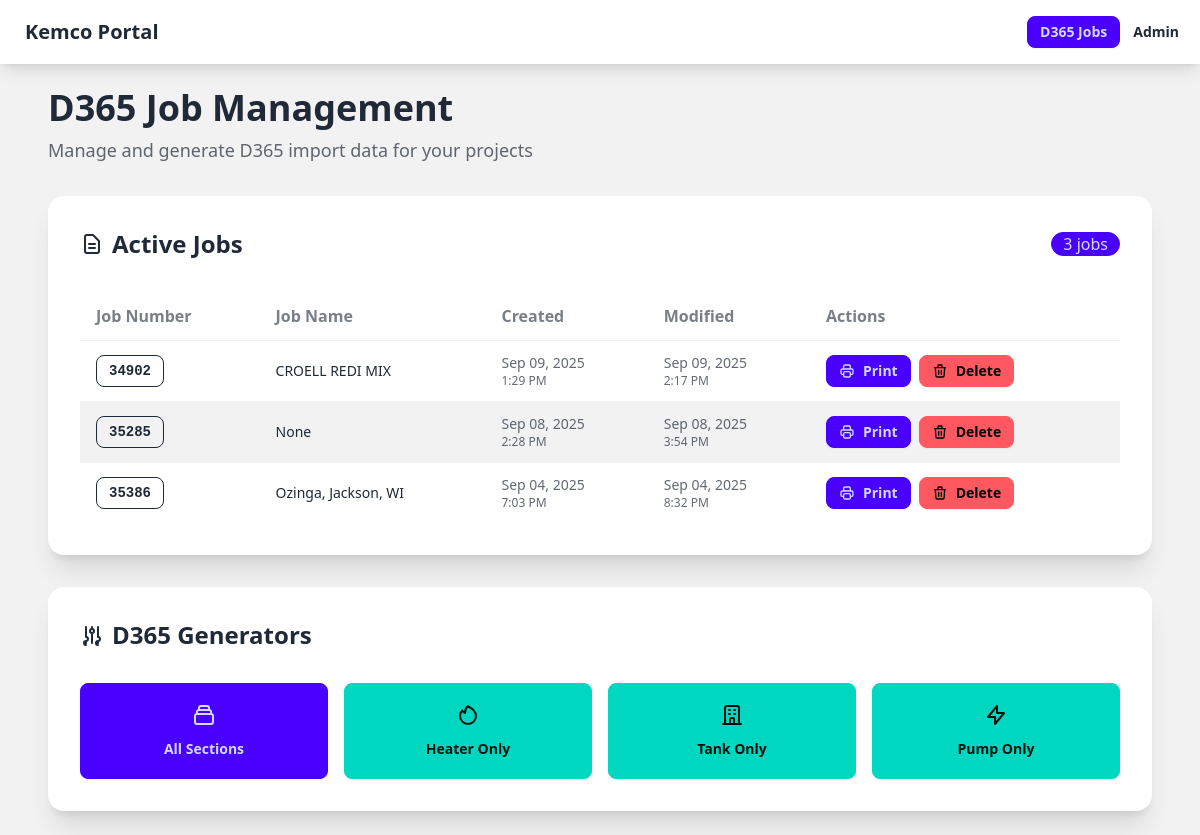
Page /d365/ (signed in) on the earlier database version.
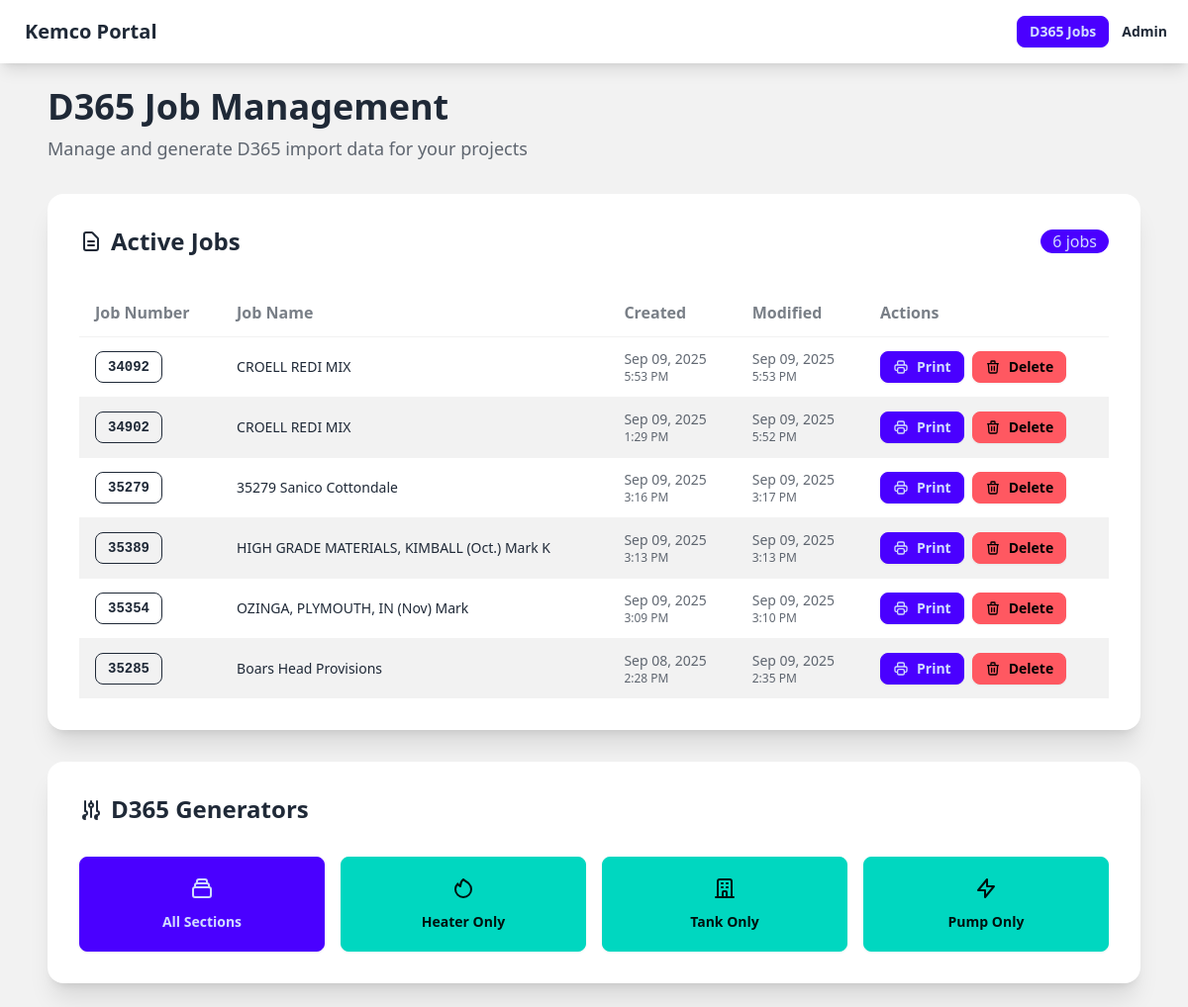
Same page on the later database version.
### d365/models.py (models this page shows, shortened)
class D365Job(models.Model):
    job_number = models.CharField(max_length=64, unique=True)
    job_name = models.CharField(max_length=255, blank=True, null=True)
    created_at = models.DateTimeField(default=timezone.now)
    updated_at = models.DateTimeField(auto_now=True)

### d365/views.py (the view)
# urls.py: path('', views.d365_home, name='d365_home'),
@login_required
def d365_home(request: HttpRequest) -> HttpResponse:
    jobs = D365Job.objects.order_by('-updated_at')[:50]
    return render(request, 'd365/index.html', {
        'jobs': jobs,
    })

### templates/d365/index.html (shortened to what this page needs)
<!DOCTYPE html>
<html lang="en" data-theme="light">
<head>
    <script src="https://cdn.tailwindcss.com"></script>
    <link href="https://cdn.jsdelivr.net/npm/daisyui@4.12.10/dist/full.min.css" rel="stylesheet" type="text/css" />
</head>
<body class="min-h-screen bg-base-200">
    {% include 'includes/navbar.html' %}
    <div class="container mx-auto p-6 max-w-6xl">
        <div class="mb-8">
            <h1 class="text-4xl font-bold text-base-content mb-2">D365 Job Management</h1>
            <p class="text-base-content/70 text-lg">Manage and generate D365 import data for your projects</p>
        </div>
        <div class="card bg-base-100 shadow-xl mb-8">
            <div class="card-body">
                <div class="flex items-center justify-between mb-6">
                    <h2 class="card-title text-2xl">
                        <svg class="w-6 h-6" fill="none" stroke="currentColor" viewBox="0 0 24 24">
                            <path stroke-linecap="round" stroke-linejoin="round" stroke-width="2" d="M9 12h6m-6 4h6m2 5H7a2 2 0 01-2-2V5a2 2 0 012-2h5.586a1 1 0 01.707.293l5.414 5.414a1 1 0 01.293.707V19a2 2 0 01-2 2z"></path>
                        </svg>
                        Active Jobs
                    </h2>
                    <div class="badge badge-primary badge-lg">{{ jobs|length }} job{{ jobs|length|pluralize }}</div>
                </div>
                {% if jobs %}
                <div class="overflow-x-auto">
                    <table class="table table-zebra w-full">
                        <thead>
                            <tr>
                                <th class="text-base font-semibold">Job Number</th>
                                <th class="text-base font-semibold">Job Name</th>
                                <th class="text-base font-semibold">Created</th>
                                <th class="text-base font-semibold">Modified</th>
                                <th class="text-base font-semibold">Actions</th>
                            </tr>
                        </thead>
                        <tbody>
                            {% for job in jobs %}
                            <tr class="hover">
                                <td>
                                    <a class="btn btn-sm btn-outline font-mono" href="/d365/generate-all/?job={{ job.job_number }}">
                                        {{ job.job_number }}
                                    </a>
                                </td>
                                <td class="font-medium">{{ job.job_name }}</td>
                                <td class="text-sm text-base-content/70">
                                    <div class="flex flex-col">
                                        <span>{{ job.created_at|date:"M d, Y" }}</span>
                                        <span class="text-xs">{{ job.created_at|time:"g:i A" }}</span>
                                    </div>
                                </td>
                                <td class="text-sm text-base-content/70">
                                    <div class="flex flex-col">
                                        <span>{{ job.updated_at|date:"M d, Y" }}</span>
                                        <span class="text-xs">{{ job.updated_at|time:"g:i A" }}</span>
                                    </div>
                                </td>
                                <td>
                                    <div class="flex gap-2">
                                        <a class="btn btn-sm btn-primary" href="/d365/print/{{ job.job_number }}/">
                                            Print
                                        </a>
                                        <form method="post" action="/d365/delete-job/{{ job.id }}/" class="inline" onsubmit="return confirm('Delete job {{ job.job_number }}? This cannot be undone.');">
                                            <button class="btn btn-sm btn-error">
                                                <svg class="w-4 h-4" fill="none" stroke="currentColor" viewBox="0 0 24 24">
                                                    <path stroke-linecap="round" stroke-linejoin="round" stroke-width="2" d="M19 7l-.867 12.142A2 2 0 0116.138 21H7.862a2 2 0 01-1.995-1.858L5 7m5 4v6m4-6v6m1-10V4a1 1 0 00-1-1h-4a1 1 0 00-1 1v3M4 7h16"></path>
                                                </svg>
                                                Delete
                                            </button>
                                        </form>
                                    </div>
                                </td>
                            </tr>
                            {% endfor %}
                        </tbody>
                    </table>
                </div>
                {% endif %}
            </div>
        </div>
        <div class="card bg-base-100 shadow-xl">
            <div class="card-body">
                <h2 class="card-title text-2xl mb-6">
                    <svg class="w-6 h-6" fill="none" stroke="currentColor" viewBox="0 0 24 24">
                        <path stroke-linecap="round" stroke-linejoin="round" stroke-width="2" d="M12 6V4m0 2a2 2 0 100 4m0-4a2 2 0 110 4m-6 8a2 2 0 100-4m0 4a2 2 0 100 4m0-4v2m0-6V4m6 6v10m6-2a2 2 0 100-4m0 4a2 2 0 100 4m0-4v2m0-6V4"></path>
                    </svg>
                    D365 Generators
                </h2>
                <div class="grid grid-cols-1 md:grid-cols-2 lg:grid-cols-4 gap-4">
                    <a href="/d365/generate-all/" class="btn btn-primary btn-lg flex-col h-24">
                        <svg class="w-6 h-6 mb-1" fill="none" stroke="currentColor" viewBox="0 0 24 24">
                            <path stroke-linecap="round" stroke-linejoin="round" stroke-width="2" d="M19 11H5m14 0a2 2 0 012 2v6a2 2 0 01-2 2H5a2 2 0 01-2-2v-6a2 2 0 012-2m14 0V9a2 2 0 00-2-2M5 11V9a2 2 0 012-2m0 0V5a2 2 0 012-2h6a2 2 0 012 2v2M7 7h10"></path>
                        </svg>
                        <span class="text-sm">All Sections</span>
                    </a>
                    <a href="/d365/generate/heater/" class="btn btn-accent btn-lg flex-col h-24">
                        <svg class="w-6 h-6 mb-1" fill="none" stroke="currentColor" viewBox="0 0 24 24">
                            <path stroke-linecap="round" stroke-linejoin="round" stroke-width="2" d="M17.657 18.657A8 8 0 016.343 7.343S7 9 9 10c0-2 .5-5 2.986-7C14 5 16.09 5.777 17.656 7.343A7.975 7.975 0 0120 13a7.975 7.975 0 01-2.343 5.657z"></path>
                        </svg>
                        <span class="text-sm">Heater Only</span>
                    </a>
                    <a href="/d365/generate/tank/" class="btn btn-accent btn-lg flex-col h-24">
                        <svg class="w-6 h-6 mb-1" fill="none" stroke="currentColor" viewBox="0 0 24 24">
                            <path stroke-linecap="round" stroke-linejoin="round" stroke-width="2" d="M19 21V5a2 2 0 00-2-2H7a2 2 0 00-2 2v16m14 0h2m-2 0h-5m-9 0H3m2 0h5M9 7h1m-1 4h1m4-4h1m-1 4h1m-5 10v-5a1 1 0 011-1h2a1 1 0 011 1v5m-4 0h4"></path>
                        </svg>
                        <span class="text-sm">Tank Only</span>
                    </a>
                    <a href="/d365/generate/pump/" class="btn btn-accent btn-lg flex-col h-24">
                        <svg class="w-6 h-6 mb-1" fill="none" stroke="currentColor" viewBox="0 0 24 24">
                            <path stroke-linecap="round" stroke-linejoin="round" stroke-width="2" d="M13 10V3L4 14h7v7l9-11h-7z"></path>
                        </svg>
                        <span class="text-sm">Pump Only</span>
                    </a>
                </div>
            </div>
        </div>
    </div>
</body>
</html>

### templates/includes/navbar.html
<div class="navbar bg-base-100 shadow-lg">
    <div class="flex-1">
        <a class="btn btn-ghost text-xl font-bold" href="/">Kemco Portal</a>
    </div>
    <div class="flex-none">
        <a class="btn btn-primary btn-sm" href="/d365/">D365 Jobs</a>
        <a class="btn btn-ghost btn-sm" href="/admin/">Admin</a>
    </div>
</div>

Differences in the rows shown:
removed D365Job: job_number "35386", job_name "Ozinga, Jackson, WI", created_at "Sep 04, 2025", created_at "7:03 PM", updated_at "Sep 04, 2025", updated_at "8:32 PM"
added D365Job: job_number "34092", job_name "CROELL REDI MIX", created_at "Sep 09, 2025", created_at "5:53 PM", updated_at "Sep 09, 2025", updated_at "5:53 PM"
changed D365Job "1:29 PM": updated_at "2:17 PM" → "5:52 PM"
added D365Job: job_number "35279", job_name "35279 Sanico Cottondale", created_at "Sep 09, 2025", created_at "3:16 PM", updated_at "Sep 09, 2025", updated_at "3:17 PM"
added D365Job: job_number "35389", job_name "HIGH GRADE MATERIALS, KIMBALL (Oct.) Mark K", created_at "Sep 09, 2025", created_at "3:13 PM", updated_at "Sep 09, 2025", updated_at "3:13 PM"
added D365Job: job_number "35354", job_name "OZINGA, PLYMOUTH, IN (Nov) Mark", created_at "Sep 09, 2025", created_at "3:09 PM", updated_at "Sep 09, 2025", updated_at "3:10 PM"
changed D365Job "2:28 PM": job_name "None" → "Boars Head Provisions"; updated_at "Sep 08, 2025" → "Sep 09, 2025"; updated_at "3:54 PM" → "2:35 PM"
Other differences:
{{ jobs|length }}: "3" → "6"
